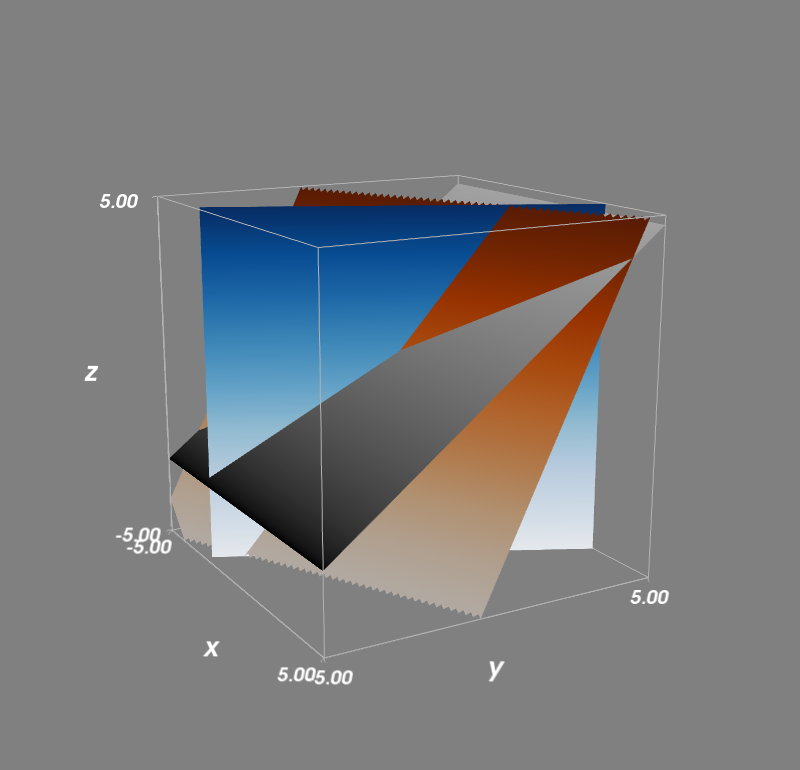

Generate this figure with Python:
# generate data
import os
from mayavi import mlab
from mayavi.modules.api import GridPlane
from mayavi.core.engine import Engine
from mayavi.tools.show import show
import numpy as np

limit = 5
internal = .1
x = np.arange(-limit, limit+internal, internal)
y = np.arange(-limit, limit+internal, internal)
z = np.arange(-limit, limit+internal, internal)

#2x - y = 0
line1 = lambda x: 2*x
y1 = line1(x)
X1, Z1 = np.meshgrid(x, z)
Y1 = np.repeat(np.reshape(y1, (1, np.size(y1))), np.size(y1), axis=0)

#-x + 2y - z = -1
surface2 = lambda x, y: -x+2*y+1
X2, Y2 = np.meshgrid(x, y)
Z2 = surface2(X2, Y2)

#-3y + 4z = 4
surface3 = lambda x, y: (4+3*y)/4
X3, Y3 = np.meshgrid(x, y)
Z3 = surface3(X3, Y3)

# A fix for "API 'QString' has already been set to version 1"
# see https://github.com/enthought/pyface/issues/286#issuecomment-335436808
from sys import version_info
if version_info[0] < 3:
    import pyface.qt

def crop_xyz(x, y, z, limit):
    x[x>limit] = np.nan
    x[x<-limit] = np.nan
    y[y>limit] = np.nan
    y[y<-limit] = np.nan
    z[z>limit] = np.nan
    z[z<-limit] = np.nan

def gen_surfaces(e):
#    fig = mlab.figure(size=(800, 800))

    ax_ranges = [-limit, limit, -limit, limit, -limit, limit]
    ax_scale = [1.0, 1.0, 1.0]
    ax_extent = ax_ranges * np.repeat(ax_scale, 2)

    crop_xyz(X1, Y1, Z1, limit)
    crop_xyz(X2, Y2, Z2, limit)
    crop_xyz(X3, Y3, Z3, limit)
    surf1 = mlab.mesh(X1, Y1, Z1, colormap='Blues')
    surf2 = mlab.mesh(X2, Y2, Z2, colormap='Oranges')
    surf3 = mlab.mesh(X3, Y3, Z3, colormap='black-white')
#    v  = mlab.view(-30, 75, 8*limit, [0, 0, 0])
    ol = mlab.outline(surf3, color=(.7, .7, .7), extent=ax_extent)
    ax = mlab.axes(surf3, color=(.7, .7, .7), extent=ax_extent,
              ranges=ax_ranges,
              xlabel='x', ylabel='y', zlabel='z')

#    if transparency:
#        surf3.actor.property.opacity = 0.5
#        surf4.actor.property.opacity = 0.5
#        fig.scene.renderer.use_depth_peeling = 1
    e.add_module(surf1)
    e.add_module(surf2)
    e.add_module(surf3)
    
#    e.add_module(v)
    e.add_module(ol)
    e.add_module(ax)

def gen_grid_plane(e):
    gp1 = GridPlane()
    e.add_module(gp1)
    
    gp2 = GridPlane()
    gp2.grid_plane.axis = 'y'
    gp2.grid_plane.position = 1
    e.add_module(gp2)

    gp3 = GridPlane()
    gp3.grid_plane.axis = 'z'
    gp3.grid_plane.position = limit
    e.add_module(gp3)

e = Engine()
e.start()
e.new_scene()

gen_surfaces(e)
gen_grid_plane(e)

e.current_scene.render()
show()
e.stop()

#mlab.savefig(os.path.basename(__file__).replace(".py", "")+".png")

#mlab.show()
#v2_mayavi(True)

# To install mayavi, the following currently works for me (Windows 10):
#
#   conda create --name mayavi_test_py2 python=2.7 matplotlib mayavi=4.4.0
#    (installs pyqt=4.10.4 mayavi=4.4.0 vtk=5.10.1)
#    * the `use_depth_peeling=1` got no effect. Transparency is not correct.
#    * requires `import pyface.qt` or similar workaround
#
# or
#
#   conda create --name mayavi_test_py3 python=3.6 matplotlib
#   conda activate mayavi_test_py3
#   pip install mayavi
